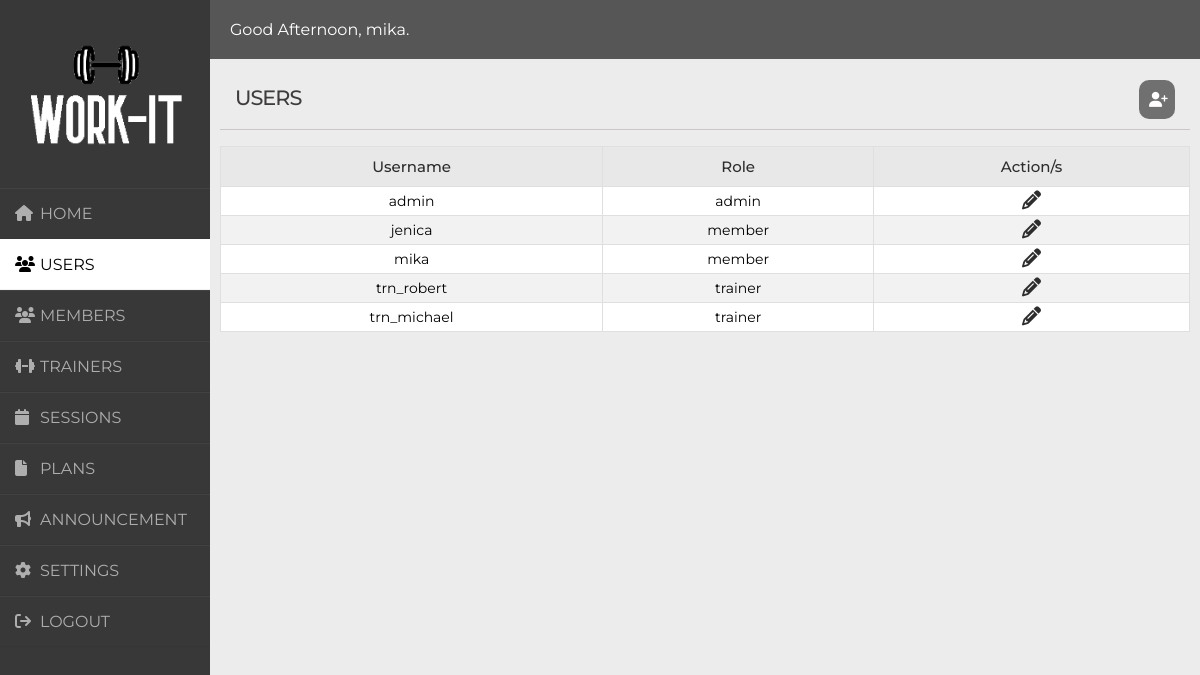
/admin-users.php (signed in), run on the app's committed database.
### tables this page shows
CREATE TABLE `gymacc` (
  `unique_id` varchar(10) NOT NULL,
  `username` varchar(255) NOT NULL,
  `password` varchar(255) DEFAULT '123',
  `roles` varchar(10) DEFAULT 'member'
);

### date.php (called while the page is built, shortened)
<?php
$Hour = date('G');
if ( $Hour >= 5 && $Hour <= 11 ) {
    $msg = "Good Morning, ";
} else if ( $Hour >= 12 && $Hour <= 18 ) {
    $msg = "Good Afternoon, ";
} else if ( $Hour >= 19 || $Hour <= 4 ) {
    $msg = "Good Evening, ";
}
?>

### admin-users.php (the view, shortened to what this page needs)
<?php
require 'login.php';
require 'date.php';
?>
<!DOCTYPE html>
<html>
<head>
</head>
<body>
    <div class="wrapper">
        <div class="sidebar">
            <div class="logo">
                <img src="image/logo1.png" style="width: 100%; margin-bottom: 20px;" draggable="false">
            </div>
            <ul>
                <li><a href="admin-home.php"><i class="fas fa-home"></i>HOME</a></li>
                <li id="active"><a href="admin-users.php"  id="active"><i class="fas fa-users"></i>USERS</a></li>
                <li><a href="admin-member.php"><i class="fas fa-users"></i>MEMBERS</a></li>
                <li><a href="admin-trainer.php" ><i class="fas fa-dumbbell"></i>TRAINERS</a></li>
                <li><a href="admin-sessions.php" ><i class="fas fa-calendar"></i>SESSIONS</a></li>
                <li><a href="admin-plan.php"><i class="fas fa-file"></i>PLANS</a></li>
                <li><a href="admin-announcement.php"><i class="fas fa-bullhorn"></i>ANNOUNCEMENT</a></li>
                <li><a href="admin-settings.php"><i class="fas fa-cog"></i>SETTINGS</a></li>
                <li><a href="index.php?logout=1"><i class="fas fa-sign-out"></i>LOGOUT</a></li>
            </ul>
        </div>
        <div class="main_content">
            <?php $welcomeName = $_SESSION['username']; ?>
            <div class="header"><?php echo $msg,$welcomeName; ?>.</div>
            <div class="announcement">
                <p id="title" style="margin-bottom: 20px;">USERS</p><hr>
                <a class="button" href="#popupmember"><i class="fa-solid fa-user-plus"></i></a>
                <?php
                    $query = "SELECT * FROM gymacc";
                    $result = mysqli_query($conn, $query);
                        if (mysqli_num_rows($result) > 0) {
                            echo "<table>";
                            echo "<tr>";
                                    echo "<th>Username</th>";
                                    echo "<th>Role</th>";
                                    echo "<th>Action/s</th>";
                                    echo "</tr>";
                            while($row = mysqli_fetch_assoc($result)){
                                echo "<tr>";
                                        echo "<td>$row[username]</td>";
                                        echo "<td>$row[roles]</td>";
                                        echo "<td><a href='edit-admin-users.php?unique_id=".$row['unique_id'].
                                            "&username=".$row['username']."&password=".$row['password']."&roles=".$row['roles']."'>
                                            <i class='fa fa-pencil'style='font-size:19px; color:#2e2d2d'></i>
                                            </td>";
                                        echo "</tr>";
                            }
                            echo "</table>";
                        }
                        else {
                            echo "<p id='announce'>No user/s listed</i> </p>";
                        }?>
            </div>
    </div>
</body>
</html>

### admin-users.php (style rules this page uses)
* { margin: 0; padding: 0; box-sizing: border-box; list-style: none; text-decoration: none; }
body { background-color: #f3f5f9; font-family: 'Montserrat', sans-serif; }
.wrapper { display: flex; position: relative; }
.wrapper .sidebar { width: 210px; height: 100%; background:#383838; padding: 30px 0px; position: fixed; transition: ease all .3s; }
.wrapper .sidebar ul li { padding: 15px; border-bottom: 1px solid #bdb8d7; border-bottom: 1px solid #0000000d; border-top: 1px solid #ffffff0d; }
.wrapper .sidebar ul li a { color:#afaeae; display: block; }
.wrapper .sidebar ul li a .fas { width: 25px; }
#active { background: #fff; color:#000000; border-radius: 0px; }
.wrapper .main_content { width: 100%; margin-left: 210px; }
.wrapper .main_content .header { width: 100%; display:flex; position: relative; padding: 20px; justify-content:space-between; align-items:center; background-color: #575656; color: #fff; }
.wrapper .main_content .announcement { width: 100%; background-color: #ececec; height: 90vh; padding: 10px; overflow: hidden; }
.announcement #title { margin-top: 1px; letter-spacing: -1px; padding: 15px; font-size: 1.3rem; font-weight: 500; color: #3e3c3c; }
hr { width: 100%; margin: auto; border: none; padding: 0.5px; background-color: #ccc7c7; margin-top: -1em; margin-bottom: 1em; }
.button { font-size: 15px; padding: 10px; color: #fff; border-radius: 10px; width: 3vw; text-align: center; background-color: #717070; text-decoration: none; color: #fffdfd; cursor: pointer; transition: all 0.3s ease-out; position: fixed; display: block; right: 25px; top: 80px; }
table { border-collapse: collapse; height: auto; width: 100%; }
th { background-color: #e9e8e8; color:#2e2d2d; font-size: 15px; font-weight: 500; padding: 10px; }
th, td { text-align:center; border:1px solid #dfdfdf; }
td { padding: 4px; white-space: nowrap; }
tr { background-color: #fff; font-size: 14px; }
table tr:nth-child(odd) td { background-color: #f2f2f2; }

### data on the page
gymacc: username "admin", roles "admin"
gymacc: username "jenica", roles "member"
gymacc: username "mika", roles "member"
gymacc: username "trn_robert", roles "trainer"
gymacc: username "trn_michael", roles "trainer"

### other printed values
$msg "Good Afternoon,"
$welcomeName "mika"
